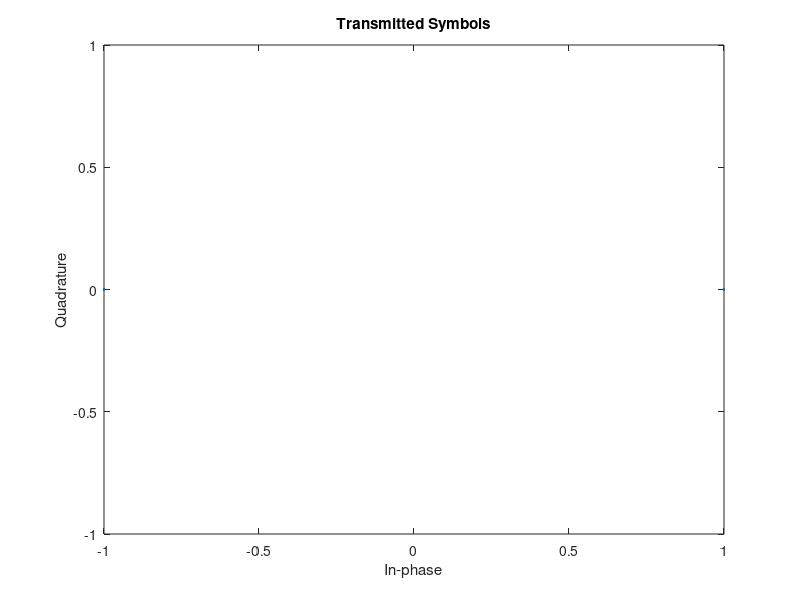
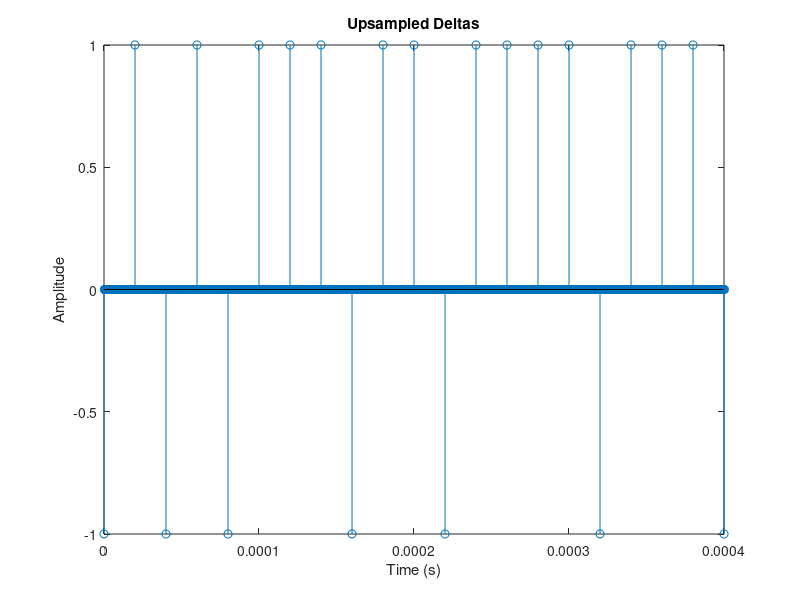
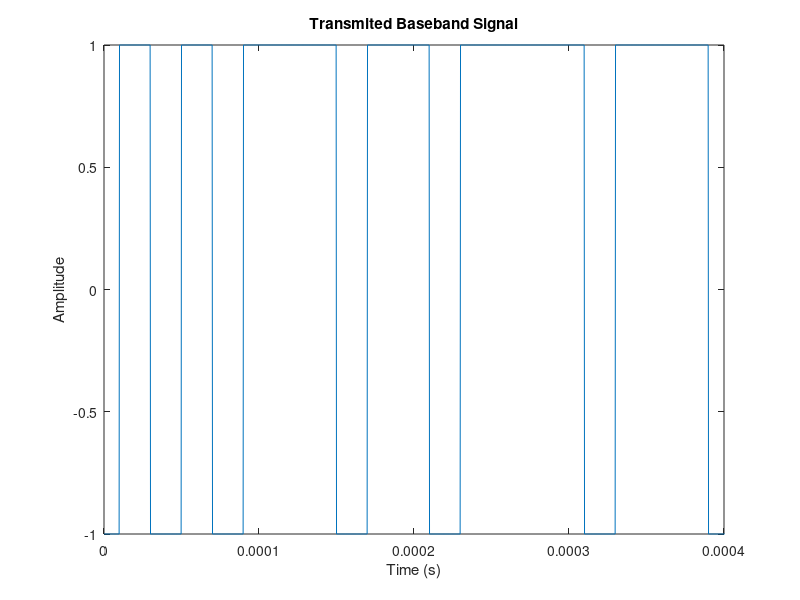
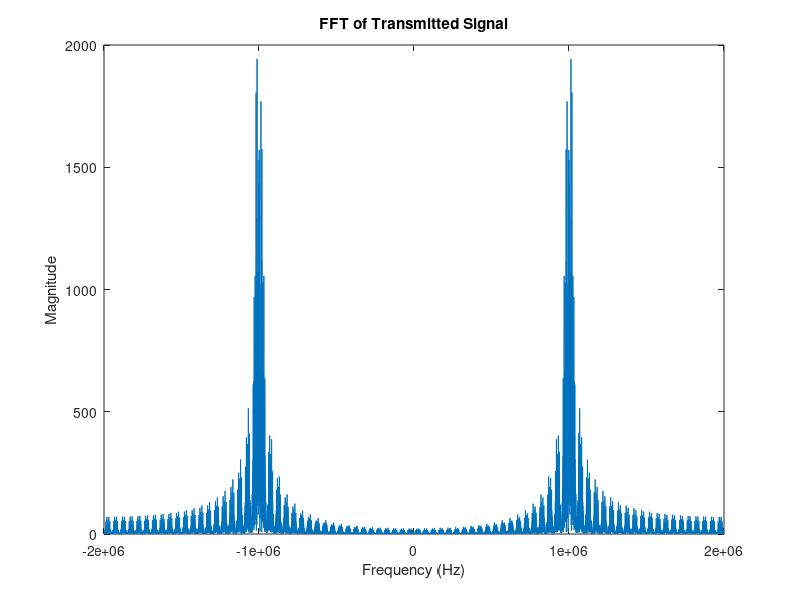

Write the MATLAB code that produced these figures, in order. (Note: this script raises an error after producing the figures.)
%% Simulation Setup

Fc = 1e6; % Carrier frequency in Hz
Fs = 4e6; % Sampling rate
Rs = 50e3; % Symbol rate in symbols/sec (baud)
B = 40e3; % Bandwidth

sps = Fs / Rs; % Number of samples per symbol
num_symbols = 296; % Number of symbols/bits to send
num_samples = num_symbols * sps; % Number of discrete samples

% Use these guys for plotting
t = linspace(0, num_symbols / Rs, num_samples); % Time variable
f = linspace(-Fs/2,Fs/2, num_samples); % Frequency variable

% Clear all previous figures before starting
close all;

%% Mapping Bits to Symbols

% Below are the bits for the binary message that we want to send

bits = [0 1 0 1 0 1 1 1 0 1 1 0 1 1 1 1 0 1 1 1 0 1 1 1 0 0 1 0 0 0 0 0 0 1,... 
        0 0 1 0 0 1 0 0 1 0 0 0 0 0 0 1 0 0 1 1 0 0 0 1 1 0 1 1 1 1 0 1 1 1,... 
        0 1 1 0 0 1 1 0 0 1 0 1 0 0 1 0 0 0 0 0 0 1 0 1 0 1 1 1 0 1 0 1 0 0,... 
        1 0 0 1 0 0 0 0 0 1 0 1 0 1 0 0 0 0 0 0 1 0 0 0 0 0 0 1 0 1 0 0 1 1,... 
        0 1 1 0 1 1 1 1 0 0 1 0 0 0 0 0 0 1 0 0 1 1 0 1 0 1 1 1 0 1 0 1 0 1,... 
        1 0 0 0 1 1 0 1 1 0 1 0 0 0 0 0 1 0 0 0 0 0 0 1 0 1 0 1 0 0 0 1 1 0,... 
        1 0 0 0 0 1 1 0 1 0 0 1 0 1 1 1 0 0 1 1 0 0 1 0 0 0 0 0 0 1 0 0 1 0,... 
        0 1 0 1 1 1 0 0 1 1 0 0 1 0 0 0 0 0 0 1 0 0 0 0 1 1 0 1 1 0 1 1 1 1,... 
        0 1 1 0 1 1 1 1 0 1 1 0 1 1 0 0 0 0 1 0 0 0 0 1];

% PSA: For the outlined steps in the starter code, each step may take one or
% many lines of code to implement. I only included the "symbols = ?" in the next
% step (and similarly for future steps) so that variable names are consistent
% among students for easier debugging

% TODO 1.1.1: Convert to BPSK Symbols (1's and -1's)
symbols = bits;
symbols(symbols == 0) = -1;

% Visualize BPSK Symbols in a Constellation Diagram
scatterplot(symbols);
title("Transmitted Symbols");

%% Represent Symbols as Time Shifted Deltas

% TODO 1.2.1: Use upsample to form a delta train
deltas = upsample(symbols, sps);

% Visualize Deltas (xlimited to only first ~20 symbols)
figure;
stem(t, deltas);
title("Upsampled Deltas");
xlabel('Time (s)');
ylabel('Amplitude');
xlim([0, 0.0004]);

%% Filter Deltas with Transmitter Filter

% TODO 1.3.1: Generate rectangular pulse shape filter
ps_filter = ones(1, sps);

% TODO 2.2: Replace the rect with an SRRC as the pulse shape filter 
% (ignore this if you are not at assignment section 2 yet)

% TODO 1.3.2: Convolve the deltas with the rectangular window
transmited_baseband = conv(deltas, ps_filter, 'same'); % convolve deltas with srrc

% Visualize Transmitted Baseband Signal
figure;
plot(t, transmited_baseband);
title("Transmited Baseband Signal");
xlabel('Time (s)');
ylabel('Amplitude');
xlim([0, 0.0004]);

%% Modulate Baseband Signal to Passband

% TODO 1.4.1: Modulate the baseband signal to passband
complex_carrier = exp(-1i*2*pi*Fc*t);
analytic_signal = transmited_baseband .* complex_carrier;
transmitted_signal = real(analytic_signal);

% Plot the fft of the transmitted signal
figure;
plot(f, fftshift(abs(fft(transmitted_signal))));
title("FFT of Transmitted Signal");
xlabel('Frequency (Hz)');
ylabel('Magnitude');

% TODO 1.4.2: Visualize Transmitted Passband Signal 
% (From now on, you do the plotting!)
figure;
plot(t, transmitted_signal)
title("Transmited Passband Signal")
xlabel('Time (s)');
ylabel('Amplitude');
xlim([0, 0.0004]);

%% Transmit Through Wireless Channel

% TODO 2.1: Apply the channel bandlimit
% (ignore this if you are not at assignment section 2 yet)

% TODO 1.5.1: Add some AWGN to the signal
snr = 20;
received_signal = awgn(transmitted_signal, snr, 'measured');

% TODO 1.5.2: Plot the Corrupted Signal
figure;
plot(t, received_signal)
title("Received Corrupted Signal")
xlabel('Time (s)');
ylabel('Amplitude');
xlim([0, 0.0004]);

%% Demodulation

% TODO 1.6.1: Start demodulation by mixing the received signal by mixing with the sinusoids
I_ = 2 * received_signal .* cos(2*pi*Fc*t);
Q_ = 2 * received_signal .* sin(2*pi*Fc*t);

% Lowpass filter the previous results to get I and Q
I = lowpass(I_, 1.5e6, Fs);
Q = lowpass(Q_, 1.5e6, Fs);

% TODO 1.6.2: Plot the In Phase Component
figure;
plot(t, I)
title("Received In Phase Component")
xlabel('Time (s)');
ylabel('Amplitude');
xlim([0, 0.0004]);

%% Apply Receiver Impulse Response

% TODO 1.7.1: Combine I and Q components to construct the received baseband signal (I + jQ)
received_baseband = I + 1j * Q;

% TODO 1.7.2: Convolve the received baseband signal with the receiver filter
received_samples = conv(received_baseband, ps_filter, 'same');

%% Sample and Detect Symbols

% TODO 1.8.1: (Naively) sample the received signal at the symbol rate to get the received symbols
received_symbols = downsample(received_samples, sps);

% TODO 1.8.2: Visualize the received symbols in a constellation diagram (scatterplot)
scatterplot(received_symbols);
title("Received Symbols");

% TODO 1.8.3: Apply Thresholding to detect the symbols (turning them back to 1's and -1's)
received_symbols(received_symbols > 0) = 1;
received_symbols(received_symbols <= 0) = -1;

%% Map Symbols back to Bits

% TODO 1.9.1: Map the detected symbols back to bits (turn them back to 1's
% and 0's
detected_bits = received_symbols;
detected_bits(detected_bits == -1) = 0;

% Calculate Bit Error Rate
num_bit_errors = sum(detected_bits(1:length(bits)) ~= bits)
BER = 100 * num_bit_errors / length(bits)

%% Decode and Display Message

% If you have successfully decoded the message, you should see the message "Congrats! Simulation is complete"
s = string(detected_bits);
s = strjoin(s);
s = strrep(s, " ", "");
disp(s);
s_len = length(char(s))
inputString = char(s);
binaryString = inputString(1:end-mod(length(inputString),8));
binaryChunks = reshape(binaryString, 8, []).';
asciiChars = char(bin2dec(binaryChunks)).';
disp(asciiChars);
